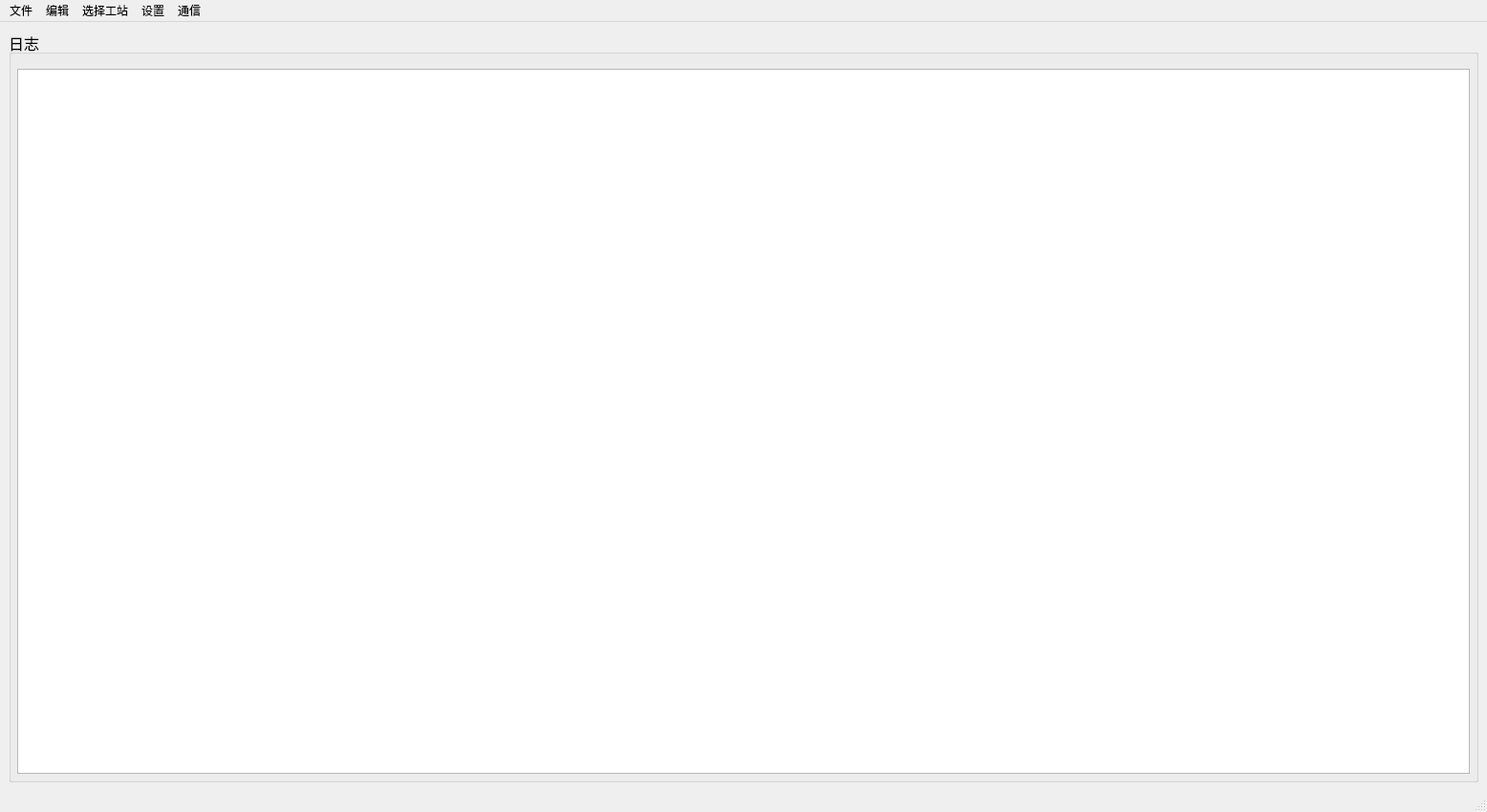
<?xml version="1.0" encoding="UTF-8"?>
<ui version="4.0">
 <class>MainWindow</class>
 <widget class="QMainWindow" name="MainWindow">
  <property name="geometry">
   <rect>
    <x>0</x>
    <y>0</y>
    <width>1556</width>
    <height>850</height>
   </rect>
  </property>
  <property name="windowTitle">
   <string/>
  </property>
  <widget class="QWidget" name="centralwidget">
   <layout class="QHBoxLayout" name="horizontalLayout" stretch="0">
    <item>
     <layout class="QVBoxLayout" name="verticalLayout" stretch="4">
      <item>
       <widget class="QGroupBox" name="groupBox_4">
        <property name="minimumSize">
         <size>
          <width>500</width>
          <height>0</height>
         </size>
        </property>
        <property name="font">
         <font>
          <pointsize>12</pointsize>
         </font>
        </property>
        <property name="title">
         <string>日志</string>
        </property>
        <layout class="QVBoxLayout" name="verticalLayout_2">
         <property name="leftMargin">
          <number>6</number>
         </property>
         <property name="topMargin">
          <number>15</number>
         </property>
         <property name="rightMargin">
          <number>6</number>
         </property>
         <property name="bottomMargin">
          <number>6</number>
         </property>
         <item>
          <widget class="VpLogWidget" name="textEdit_2">
           <property name="readOnly">
            <bool>true</bool>
           </property>
          </widget>
         </item>
        </layout>
       </widget>
      </item>
     </layout>
    </item>
   </layout>
  </widget>
  <widget class="QMenuBar" name="menubar">
   <property name="geometry">
    <rect>
     <x>0</x>
     <y>0</y>
     <width>1556</width>
     <height>18</height>
    </rect>
   </property>
   <widget class="QMenu" name="menu">
    <property name="title">
     <string>文件</string>
    </property>
    <addaction name="action"/>
    <addaction name="actionSwitchProj"/>
    <addaction name="action_2"/>
   </widget>
   <widget class="QMenu" name="menu_2">
    <property name="title">
     <string>编辑</string>
    </property>
    <addaction name="actionVpEdit"/>
    <addaction name="actionCamera"/>
   </widget>
   <widget class="QMenu" name="menu_3">
    <property name="title">
     <string>选择工站</string>
    </property>
    <addaction name="action1_1_3"/>
    <addaction name="separator"/>
    <addaction name="action2_4_6"/>
    <addaction name="separator"/>
    <addaction name="action3_7_9"/>
    <addaction name="separator"/>
    <addaction name="action4_10_12"/>
   </widget>
   <widget class="QMenu" name="menu_4">
    <property name="title">
     <string>设置</string>
    </property>
    <addaction name="action_5"/>
    <addaction name="action_6"/>
    <addaction name="actionMES"/>
    <addaction name="action_7"/>
    <addaction name="action_10"/>
   </widget>
   <widget class="QMenu" name="menu_5">
    <property name="title">
     <string>通信</string>
    </property>
    <addaction name="action_4"/>
   </widget>
   <addaction name="menu"/>
   <addaction name="menu_2"/>
   <addaction name="menu_3"/>
   <addaction name="menu_4"/>
   <addaction name="menu_5"/>
  </widget>
  <widget class="QStatusBar" name="statusbar"/>
  <action name="actionVpEdit">
   <property name="icon">
    <iconset resource="resources.qrc">
     <normaloff>:/Assets/eidt.svg</normaloff>:/Assets/eidt.svg</iconset>
   </property>
   <property name="text">
    <string>视觉编辑</string>
   </property>
  </action>
  <action name="action">
   <property name="icon">
    <iconset resource="resources.qrc">
     <normaloff>:/Assets/save.svg</normaloff>:/Assets/save.svg</iconset>
   </property>
   <property name="text">
    <string>保存</string>
   </property>
  </action>
  <action name="actionSwitchProj">
   <property name="text">
    <string>切换</string>
   </property>
  </action>
  <action name="action_2">
   <property name="text">
    <string>关于</string>
   </property>
  </action>
  <action name="action_3">
   <property name="text">
    <string>板卡编辑</string>
   </property>
  </action>
  <action name="action1_1_3">
   <property name="checkable">
    <bool>true</bool>
   </property>
   <property name="checked">
    <bool>false</bool>
   </property>
   <property name="text">
    <string>1#工站-通道1-3</string>
   </property>
  </action>
  <action name="action2_4_6">
   <property name="checkable">
    <bool>true</bool>
   </property>
   <property name="checked">
    <bool>false</bool>
   </property>
   <property name="text">
    <string>2#工站-通道4-6</string>
   </property>
  </action>
  <action name="action3_7_9">
   <property name="checkable">
    <bool>true</bool>
   </property>
   <property name="checked">
    <bool>false</bool>
   </property>
   <property name="text">
    <string>3#工站-通道7-9</string>
   </property>
  </action>
  <action name="action4_10_12">
   <property name="checkable">
    <bool>true</bool>
   </property>
   <property name="checked">
    <bool>false</bool>
   </property>
   <property name="text">
    <string>4#工站-通道10-12</string>
   </property>
  </action>
  <action name="action_4">
   <property name="text">
    <string>通信设置</string>
   </property>
  </action>
  <action name="action_5">
   <property name="text">
    <string>板卡设置</string>
   </property>
  </action>
  <action name="action_6">
   <property name="text">
    <string>变频器设置</string>
   </property>
  </action>
  <action name="actionMES">
   <property name="text">
    <string>通讯设置</string>
   </property>
  </action>
  <action name="action_7">
   <property name="text">
    <string>标定设置</string>
   </property>
  </action>
  <action name="action_8">
   <property name="text">
    <string>清料</string>
   </property>
  </action>
  <action name="action_9">
   <property name="text">
    <string>视觉编辑</string>
   </property>
  </action>
  <action name="actionCamera">
   <property name="text">
    <string>相机编辑</string>
   </property>
  </action>
  <action name="action_10">
   <property name="text">
    <string>产品设置</string>
   </property>
  </action>
 </widget>
 <customwidgets>
  <customwidget>
   <class>VpLogWidget</class>
   <extends>QTextEdit</extends>
   <header>VpLogWidget.h</header>
  </customwidget>
 </customwidgets>
 <resources>
  <include location="resources.qrc"/>
 </resources>
 <connections>
  <connection>
   <sender>actionVpEdit</sender>
   <signal>triggered(bool)</signal>
   <receiver>MainWindow</receiver>
   <slot>ShowVpEdit()</slot>
   <hints>
    <hint type="sourcelabel">
     <x>-1</x>
     <y>-1</y>
    </hint>
    <hint type="destinationlabel">
     <x>724</x>
     <y>424</y>
    </hint>
   </hints>
  </connection>
 </connections>
 <slots>
  <slot>ShowVpEdit()</slot>
 </slots>
</ui>
